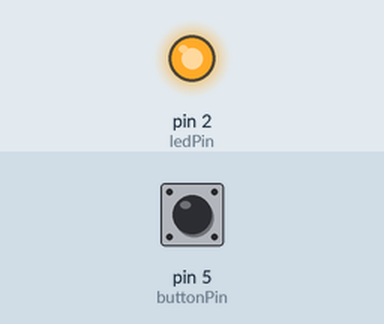
A sketch run on a simulated Arduino Uno, built with avr-gcc and run on an emulated ATmega328P. On the bench: output pins drawn as LEDs (lit = HIGH). The test bench sets the inputs (shaded band); at power-on: pin 5 (buttonPin) HIGH.

Above: at 1.2 s.
1.3 s: pin 5 (buttonPin) pulled LOW for 0.15 s
At 1.37 s:
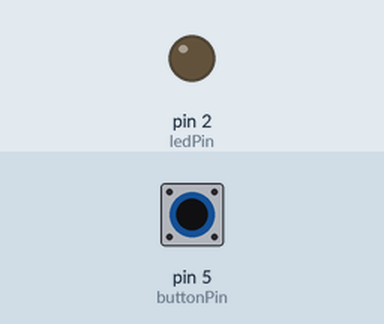
2.9 s: pin 5 (buttonPin) pulled LOW for 3.2 s
At 6.8 s:
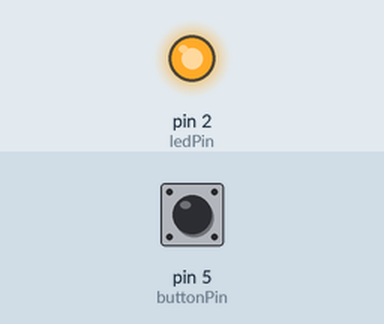
Timing chart, 0 to 8.3 s (numbered marks = the images above; inputs shaded):
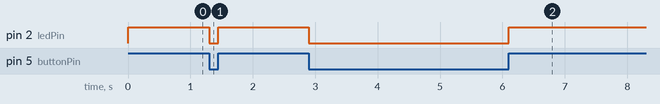

Measured:
- after the input at 1.3 s, pin 2 (ledPin): HIGH → LOW at once, → HIGH 0.15 s later
- after the input at 2.9 s, pin 2 (ledPin): HIGH → LOW at once, → HIGH 3.2 s later

The sketch:

does_my_arduino_work.ino
```cpp
/*
 * A simple test to see if you Arduino works
 * Turns on an LED through a button
 */


int ledPin = 2;
int buttonPin = 5;


void setup() {
  pinMode(ledPin, OUTPUT);
  pinMode(buttonPin, INPUT_PULLUP);
}

void loop() {
  // put your main code here, to run repeatedly:
  if (digitalRead(buttonPin) == HIGH)
  {
    digitalWrite(ledPin, HIGH);
  }
  else
  {
    digitalWrite(ledPin, LOW);
  }

}
```
